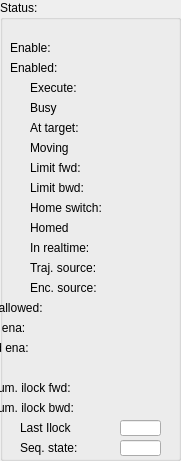
  <widget class="QGroupBox" name="groupBox_4">
   <property name="geometry">
    <rect>
     <x>710</x>
     <y>180</y>
     <width>181</width>
     <height>461</height>
    </rect>
   </property>
   <property name="title">
    <string>Status:</string>
   </property>
   <widget class="caLed" name="caled_67">
    <property name="geometry">
     <rect>
      <x>110</x>
      <y>340</y>
      <width>31</width>
      <height>16</height>
     </rect>
    </property>
    <property name="rectangular">
     <bool>true</bool>
    </property>
    <property name="gradientEnabled">
     <bool>false</bool>
    </property>
    <property name="ledWidth">
     <number>12</number>
    </property>
    <property name="ledHeight">
     <number>12</number>
    </property>
    <property name="channel" stdset="0">
     <string notr="true">$(SYS):$(Axis)-SftLimBwdEna-RB</string>
    </property>
    <property name="falseColor">
     <color>
      <red>160</red>
      <green>160</green>
      <blue>160</blue>
     </color>
    </property>
    <property name="trueColor">
     <color>
      <red>0</red>
      <green>85</green>
      <blue>0</blue>
     </color>
    </property>
   </widget>
   <widget class="caLed" name="caled_45">
    <property name="geometry">
     <rect>
      <x>110</x>
      <y>40</y>
      <width>31</width>
      <height>16</height>
     </rect>
    </property>
    <property name="rectangular">
     <bool>true</bool>
    </property>
    <property name="gradientEnabled">
     <bool>false</bool>
    </property>
    <property name="ledWidth">
     <number>12</number>
    </property>
    <property name="ledHeight">
     <number>12</number>
    </property>
    <property name="channel" stdset="0">
     <string notr="true">$(SYS):$(Axis)-EnaCmd-RB</string>
    </property>
    <property name="falseColor">
     <color>
      <red>160</red>
      <green>160</green>
      <blue>160</blue>
     </color>
    </property>
    <property name="trueColor">
     <color>
      <red>0</red>
      <green>85</green>
      <blue>0</blue>
     </color>
    </property>
   </widget>
   <widget class="caLabel" name="calabel_82">
    <property name="geometry">
     <rect>
      <x>30</x>
      <y>220</y>
      <width>71</width>
      <height>16</height>
     </rect>
    </property>
    <property name="maximumSize">
     <size>
      <width>16777215</width>
      <height>16</height>
     </size>
    </property>
    <property name="text">
     <string>Homed</string>
    </property>
   </widget>
   <widget class="caLabel" name="calabel_83">
    <property name="geometry">
     <rect>
      <x>30</x>
      <y>240</y>
      <width>71</width>
      <height>16</height>
     </rect>
    </property>
    <property name="maximumSize">
     <size>
      <width>16777215</width>
      <height>16</height>
     </size>
    </property>
    <property name="text">
     <string>In realtime:</string>
    </property>
   </widget>
   <widget class="caLabel" name="calabel_79">
    <property name="geometry">
     <rect>
      <x>30</x>
      <y>120</y>
      <width>71</width>
      <height>16</height>
     </rect>
    </property>
    <property name="maximumSize">
     <size>
      <width>16777215</width>
      <height>16</height>
     </size>
    </property>
    <property name="text">
     <string>At target:</string>
    </property>
   </widget>
   <widget class="caLabel" name="calabel_80">
    <property name="geometry">
     <rect>
      <x>30</x>
      <y>140</y>
      <width>71</width>
      <height>16</height>
     </rect>
    </property>
    <property name="maximumSize">
     <size>
      <width>16777215</width>
      <height>16</height>
     </size>
    </property>
    <property name="text">
     <string>Moving</string>
    </property>
   </widget>
   <widget class="caLabel" name="calabel_84">
    <property name="geometry">
     <rect>
      <x>30</x>
      <y>260</y>
      <width>71</width>
      <height>16</height>
     </rect>
    </property>
    <property name="maximumSize">
     <size>
      <width>16777215</width>
      <height>16</height>
     </size>
    </property>
    <property name="text">
     <string>Traj. source:</string>
    </property>
   </widget>
   <widget class="caLed" name="caled_62">
    <property name="geometry">
     <rect>
      <x>110</x>
      <y>260</y>
      <width>31</width>
      <height>16</height>
     </rect>
    </property>
    <property name="rectangular">
     <bool>true</bool>
    </property>
    <property name="gradientEnabled">
     <bool>false</bool>
    </property>
    <property name="ledWidth">
     <number>12</number>
    </property>
    <property name="ledHeight">
     <number>12</number>
    </property>
    <property name="channel" stdset="0">
     <string notr="true">$(SYS):$(Axis)-TrjSrcTyp-RB</string>
    </property>
    <property name="falseColor">
     <color>
      <red>160</red>
      <green>160</green>
      <blue>160</blue>
     </color>
    </property>
    <property name="trueColor">
     <color>
      <red>0</red>
      <green>0</green>
      <blue>255</blue>
     </color>
    </property>
   </widget>
   <widget class="caLabel" name="calabel_88">
    <property name="geometry">
     <rect>
      <x>-60</x>
      <y>320</y>
      <width>161</width>
      <height>16</height>
     </rect>
    </property>
    <property name="maximumSize">
     <size>
      <width>16777215</width>
      <height>16</height>
     </size>
    </property>
    <property name="text">
     <string>Softlim fwd ena:</string>
    </property>
   </widget>
   <widget class="caLed" name="caled_54">
    <property name="geometry">
     <rect>
      <x>110</x>
      <y>100</y>
      <width>31</width>
      <height>16</height>
     </rect>
    </property>
    <property name="rectangular">
     <bool>true</bool>
    </property>
    <property name="gradientEnabled">
     <bool>false</bool>
    </property>
    <property name="ledWidth">
     <number>12</number>
    </property>
    <property name="ledHeight">
     <number>12</number>
    </property>
    <property name="channel" stdset="0">
     <string notr="true">$(SYS):$(Axis)-Busy</string>
    </property>
    <property name="falseColor">
     <color>
      <red>0</red>
      <green>85</green>
      <blue>0</blue>
     </color>
    </property>
    <property name="trueColor">
     <color>
      <red>255</red>
      <green>0</green>
      <blue>0</blue>
     </color>
    </property>
   </widget>
   <widget class="caLed" name="caled_56">
    <property name="geometry">
     <rect>
      <x>110</x>
      <y>140</y>
      <width>31</width>
      <height>16</height>
     </rect>
    </property>
    <property name="rectangular">
     <bool>true</bool>
    </property>
    <property name="gradientEnabled">
     <bool>false</bool>
    </property>
    <property name="ledWidth">
     <number>12</number>
    </property>
    <property name="ledHeight">
     <number>12</number>
    </property>
    <property name="channel" stdset="0">
     <string notr="true">$(SYS):$(Axis)-Moving</string>
    </property>
    <property name="falseColor">
     <color>
      <red>0</red>
      <green>85</green>
      <blue>0</blue>
     </color>
    </property>
    <property name="trueColor">
     <color>
      <red>255</red>
      <green>0</green>
      <blue>0</blue>
     </color>
    </property>
   </widget>
   <widget class="caLabel" name="calabel_75">
    <property name="geometry">
     <rect>
      <x>10</x>
      <y>60</y>
      <width>91</width>
      <height>16</height>
     </rect>
    </property>
    <property name="maximumSize">
     <size>
      <width>16777215</width>
      <height>16</height>
     </size>
    </property>
    <property name="text">
     <string>Enabled:</string>
    </property>
   </widget>
   <widget class="caLabel" name="calabel_87">
    <property name="geometry">
     <rect>
      <x>-60</x>
      <y>300</y>
      <width>161</width>
      <height>16</height>
     </rect>
    </property>
    <property name="maximumSize">
     <size>
      <width>16777215</width>
      <height>16</height>
     </size>
    </property>
    <property name="text">
     <string>PLC cmds allowed:</string>
    </property>
   </widget>
   <widget class="caLabel" name="calabel_81">
    <property name="geometry">
     <rect>
      <x>30</x>
      <y>200</y>
      <width>71</width>
      <height>16</height>
     </rect>
    </property>
    <property name="maximumSize">
     <size>
      <width>16777215</width>
      <height>16</height>
     </size>
    </property>
    <property name="text">
     <string>Home switch:</string>
    </property>
   </widget>
   <widget class="caLed" name="caled_57">
    <property name="geometry">
     <rect>
      <x>110</x>
      <y>160</y>
      <width>31</width>
      <height>16</height>
     </rect>
    </property>
    <property name="rectangular">
     <bool>true</bool>
    </property>
    <property name="gradientEnabled">
     <bool>false</bool>
    </property>
    <property name="ledWidth">
     <number>12</number>
    </property>
    <property name="ledHeight">
     <number>12</number>
    </property>
    <property name="channel" stdset="0">
     <string notr="true">$(SYS):$(Axis)-LimFwd</string>
    </property>
    <property name="falseColor">
     <color>
      <red>255</red>
      <green>0</green>
      <blue>0</blue>
     </color>
    </property>
    <property name="trueColor">
     <color>
      <red>0</red>
      <green>85</green>
      <blue>0</blue>
     </color>
    </property>
   </widget>
   <widget class="caLed" name="caled_65">
    <property name="geometry">
     <rect>
      <x>110</x>
      <y>300</y>
      <width>31</width>
      <height>16</height>
     </rect>
    </property>
    <property name="rectangular">
     <bool>true</bool>
    </property>
    <property name="gradientEnabled">
     <bool>false</bool>
    </property>
    <property name="ledWidth">
     <number>12</number>
    </property>
    <property name="ledHeight">
     <number>12</number>
    </property>
    <property name="channel" stdset="0">
     <string notr="true">$(SYS):$(Axis)-CmdFrmPLCCmd-RB</string>
    </property>
    <property name="falseColor">
     <color>
      <red>160</red>
      <green>160</green>
      <blue>160</blue>
     </color>
    </property>
    <property name="trueColor">
     <color>
      <red>0</red>
      <green>0</green>
      <blue>255</blue>
     </color>
    </property>
   </widget>
   <widget class="caLed" name="caled_61">
    <property name="geometry">
     <rect>
      <x>110</x>
      <y>240</y>
      <width>31</width>
      <height>16</height>
     </rect>
    </property>
    <property name="rectangular">
     <bool>true</bool>
    </property>
    <property name="gradientEnabled">
     <bool>false</bool>
    </property>
    <property name="ledWidth">
     <number>12</number>
    </property>
    <property name="ledHeight">
     <number>12</number>
    </property>
    <property name="channel" stdset="0">
     <string notr="true">$(SYS):$(Axis)-InRT</string>
    </property>
    <property name="falseColor">
     <color>
      <red>160</red>
      <green>160</green>
      <blue>160</blue>
     </color>
    </property>
    <property name="trueColor">
     <color>
      <red>0</red>
      <green>85</green>
      <blue>0</blue>
     </color>
    </property>
   </widget>
   <widget class="caLabel" name="calabel_85">
    <property name="geometry">
     <rect>
      <x>30</x>
      <y>80</y>
      <width>71</width>
      <height>16</height>
     </rect>
    </property>
    <property name="maximumSize">
     <size>
      <width>16777215</width>
      <height>16</height>
     </size>
    </property>
    <property name="text">
     <string>Execute:</string>
    </property>
   </widget>
   <widget class="caLed" name="caled_52">
    <property name="geometry">
     <rect>
      <x>110</x>
      <y>60</y>
      <width>31</width>
      <height>16</height>
     </rect>
    </property>
    <property name="rectangular">
     <bool>true</bool>
    </property>
    <property name="gradientEnabled">
     <bool>false</bool>
    </property>
    <property name="ledWidth">
     <number>12</number>
    </property>
    <property name="ledHeight">
     <number>12</number>
    </property>
    <property name="channel" stdset="0">
     <string notr="true">$(SYS):$(Axis)-EnaAct</string>
    </property>
    <property name="falseColor">
     <color>
      <red>160</red>
      <green>160</green>
      <blue>160</blue>
     </color>
    </property>
    <property name="trueColor">
     <color>
      <red>0</red>
      <green>85</green>
      <blue>0</blue>
     </color>
    </property>
   </widget>
   <widget class="caLabel" name="calabel_86">
    <property name="geometry">
     <rect>
      <x>30</x>
      <y>180</y>
      <width>71</width>
      <height>16</height>
     </rect>
    </property>
    <property name="maximumSize">
     <size>
      <width>16777215</width>
      <height>16</height>
     </size>
    </property>
    <property name="text">
     <string>Limit bwd:</string>
    </property>
   </widget>
   <widget class="caLed" name="caled_55">
    <property name="geometry">
     <rect>
      <x>110</x>
      <y>120</y>
      <width>31</width>
      <height>16</height>
     </rect>
    </property>
    <property name="rectangular">
     <bool>true</bool>
    </property>
    <property name="gradientEnabled">
     <bool>false</bool>
    </property>
    <property name="ledWidth">
     <number>12</number>
    </property>
    <property name="ledHeight">
     <number>12</number>
    </property>
    <property name="channel" stdset="0">
     <string notr="true">$(SYS):$(Axis)-AtTarget</string>
    </property>
    <property name="falseColor">
     <color>
      <red>160</red>
      <green>160</green>
      <blue>160</blue>
     </color>
    </property>
    <property name="trueColor">
     <color>
      <red>0</red>
      <green>85</green>
      <blue>0</blue>
     </color>
    </property>
   </widget>
   <widget class="caLed" name="caled_66">
    <property name="geometry">
     <rect>
      <x>110</x>
      <y>320</y>
      <width>31</width>
      <height>16</height>
     </rect>
    </property>
    <property name="rectangular">
     <bool>true</bool>
    </property>
    <property name="gradientEnabled">
     <bool>false</bool>
    </property>
    <property name="ledWidth">
     <number>12</number>
    </property>
    <property name="ledHeight">
     <number>12</number>
    </property>
    <property name="channel" stdset="0">
     <string notr="true">$(SYS):$(Axis)-SftLimFwdEna-RB</string>
    </property>
    <property name="falseColor">
     <color>
      <red>160</red>
      <green>160</green>
      <blue>160</blue>
     </color>
    </property>
    <property name="trueColor">
     <color>
      <red>0</red>
      <green>85</green>
      <blue>0</blue>
     </color>
    </property>
   </widget>
   <widget class="caLed" name="caled_59">
    <property name="geometry">
     <rect>
      <x>110</x>
      <y>200</y>
      <width>31</width>
      <height>16</height>
     </rect>
    </property>
    <property name="rectangular">
     <bool>true</bool>
    </property>
    <property name="gradientEnabled">
     <bool>false</bool>
    </property>
    <property name="ledWidth">
     <number>12</number>
    </property>
    <property name="ledHeight">
     <number>12</number>
    </property>
    <property name="channel" stdset="0">
     <string notr="true">$(SYS):$(Axis)-HomeSwitch</string>
    </property>
    <property name="falseColor">
     <color>
      <red>160</red>
      <green>160</green>
      <blue>160</blue>
     </color>
    </property>
    <property name="trueColor">
     <color>
      <red>0</red>
      <green>85</green>
      <blue>0</blue>
     </color>
    </property>
   </widget>
   <widget class="caLed" name="caled_58">
    <property name="geometry">
     <rect>
      <x>110</x>
      <y>180</y>
      <width>31</width>
      <height>16</height>
     </rect>
    </property>
    <property name="rectangular">
     <bool>true</bool>
    </property>
    <property name="gradientEnabled">
     <bool>false</bool>
    </property>
    <property name="ledWidth">
     <number>12</number>
    </property>
    <property name="ledHeight">
     <number>12</number>
    </property>
    <property name="channel" stdset="0">
     <string notr="true">$(SYS):$(Axis)-LimBwd</string>
    </property>
    <property name="falseColor">
     <color>
      <red>255</red>
      <green>0</green>
      <blue>0</blue>
     </color>
    </property>
    <property name="trueColor">
     <color>
      <red>0</red>
      <green>85</green>
      <blue>0</blue>
     </color>
    </property>
   </widget>
   <widget class="caLabel" name="calabel_89">
    <property name="geometry">
     <rect>
      <x>10</x>
      <y>40</y>
      <width>91</width>
      <height>16</height>
     </rect>
    </property>
    <property name="maximumSize">
     <size>
      <width>16777215</width>
      <height>16</height>
     </size>
    </property>
    <property name="text">
     <string>Enable:</string>
    </property>
   </widget>
   <widget class="caLabel" name="calabel_90">
    <property name="geometry">
     <rect>
      <x>30</x>
      <y>100</y>
      <width>71</width>
      <height>16</height>
     </rect>
    </property>
    <property name="maximumSize">
     <size>
      <width>16777215</width>
      <height>16</height>
     </size>
    </property>
    <property name="text">
     <string>Busy</string>
    </property>
   </widget>
   <widget class="caLed" name="caled_60">
    <property name="geometry">
     <rect>
      <x>110</x>
      <y>220</y>
      <width>31</width>
      <height>16</height>
     </rect>
    </property>
    <property name="rectangular">
     <bool>true</bool>
    </property>
    <property name="gradientEnabled">
     <bool>false</bool>
    </property>
    <property name="ledWidth">
     <number>12</number>
    </property>
    <property name="ledHeight">
     <number>12</number>
    </property>
    <property name="channel" stdset="0">
     <string notr="true">$(SYS):$(Axis)-Homed</string>
    </property>
    <property name="falseColor">
     <color>
      <red>255</red>
      <green>0</green>
      <blue>0</blue>
     </color>
    </property>
    <property name="trueColor">
     <color>
      <red>0</red>
      <green>85</green>
      <blue>0</blue>
     </color>
    </property>
   </widget>
   <widget class="caLabel" name="calabel_91">
    <property name="geometry">
     <rect>
      <x>30</x>
      <y>280</y>
      <width>71</width>
      <height>16</height>
     </rect>
    </property>
    <property name="maximumSize">
     <size>
      <width>16777215</width>
      <height>16</height>
     </size>
    </property>
    <property name="text">
     <string>Enc. source:</string>
    </property>
   </widget>
   <widget class="caLabel" name="calabel_92">
    <property name="geometry">
     <rect>
      <x>-60</x>
      <y>340</y>
      <width>161</width>
      <height>16</height>
     </rect>
    </property>
    <property name="maximumSize">
     <size>
      <width>16777215</width>
      <height>16</height>
     </size>
    </property>
    <property name="text">
     <string>Softlim bwd ena:</string>
    </property>
   </widget>
   <widget class="caLed" name="caled_63">
    <property name="geometry">
     <rect>
      <x>110</x>
      <y>280</y>
      <width>31</width>
      <height>16</height>
     </rect>
    </property>
    <property name="rectangular">
     <bool>true</bool>
    </property>
    <property name="gradientEnabled">
     <bool>false</bool>
    </property>
    <property name="ledWidth">
     <number>12</number>
    </property>
    <property name="ledHeight">
     <number>12</number>
    </property>
    <property name="channel" stdset="0">
     <string notr="true">$(SYS):$(Axis)-EncSrcTyp-RB</string>
    </property>
    <property name="falseColor">
     <color>
      <red>160</red>
      <green>160</green>
      <blue>160</blue>
     </color>
    </property>
    <property name="trueColor">
     <color>
      <red>0</red>
      <green>0</green>
      <blue>255</blue>
     </color>
    </property>
   </widget>
   <widget class="caLabel" name="calabel_93">
    <property name="geometry">
     <rect>
      <x>30</x>
      <y>160</y>
      <width>71</width>
      <height>16</height>
     </rect>
    </property>
    <property name="maximumSize">
     <size>
      <width>16777215</width>
      <height>16</height>
     </size>
    </property>
    <property name="text">
     <string>Limit fwd:</string>
    </property>
   </widget>
   <widget class="caLed" name="caled_53">
    <property name="geometry">
     <rect>
      <x>110</x>
      <y>80</y>
      <width>31</width>
      <height>16</height>
     </rect>
    </property>
    <property name="rectangular">
     <bool>true</bool>
    </property>
    <property name="gradientEnabled">
     <bool>false</bool>
    </property>
    <property name="ledWidth">
     <number>12</number>
    </property>
    <property name="ledHeight">
     <number>12</number>
    </property>
    <property name="channel" stdset="0">
     <string notr="true">$(SYS):$(Axis)-ExeCmd-RB</string>
    </property>
    <property name="falseColor">
     <color>
      <red>160</red>
      <green>160</green>
      <blue>160</blue>
     </color>
    </property>
    <property name="trueColor">
     <color>
      <red>0</red>
      <green>85</green>
      <blue>0</blue>
     </color>
    </property>
   </widget>
   <widget class="caLabel" name="calabel_67">
    <property name="geometry">
     <rect>
      <x>20</x>
      <y>420</y>
      <width>80</width>
      <height>16</height>
     </rect>
    </property>
    <property name="maximumSize">
     <size>
      <width>16777215</width>
      <height>16</height>
     </size>
    </property>
    <property name="text">
     <string>Last Ilock</string>
    </property>
   </widget>
   <widget class="caLineEdit" name="calineedit_37">
    <property name="geometry">
     <rect>
      <x>120</x>
      <y>420</y>
      <width>41</width>
      <height>16</height>
     </rect>
    </property>
    <property name="maximumSize">
     <size>
      <width>16777215</width>
      <height>18</height>
     </size>
    </property>
    <property name="channel" stdset="0">
     <string>$(SYS):$(Axis)-LastIlock</string>
    </property>
    <property name="background">
     <color alpha="222">
      <red>192</red>
      <green>192</green>
      <blue>192</blue>
     </color>
    </property>
    <property name="colorMode">
     <enum>caLineEdit::Static</enum>
    </property>
    <property name="precisionMode">
     <enum>caLineEdit::Channel</enum>
    </property>
    <property name="limitsMode">
     <enum>caLineEdit::User</enum>
    </property>
    <property name="unitsEnabled">
     <bool>true</bool>
    </property>
   </widget>
   <widget class="caLabel" name="calabel_94">
    <property name="geometry">
     <rect>
      <x>20</x>
      <y>440</y>
      <width>80</width>
      <height>16</height>
     </rect>
    </property>
    <property name="maximumSize">
     <size>
      <width>16777215</width>
      <height>16</height>
     </size>
    </property>
    <property name="text">
     <string>Seq. state:</string>
    </property>
   </widget>
   <widget class="caLineEdit" name="calineedit_45">
    <property name="geometry">
     <rect>
      <x>120</x>
      <y>440</y>
      <width>41</width>
      <height>16</height>
     </rect>
    </property>
    <property name="maximumSize">
     <size>
      <width>16777215</width>
      <height>18</height>
     </size>
    </property>
    <property name="channel" stdset="0">
     <string>$(SYS):$(Axis)-SeqState</string>
    </property>
    <property name="background">
     <color alpha="222">
      <red>192</red>
      <green>192</green>
      <blue>192</blue>
     </color>
    </property>
    <property name="colorMode">
     <enum>caLineEdit::Static</enum>
    </property>
    <property name="precisionMode">
     <enum>caLineEdit::Channel</enum>
    </property>
    <property name="limitsMode">
     <enum>caLineEdit::User</enum>
    </property>
    <property name="unitsEnabled">
     <bool>true</bool>
    </property>
   </widget>
   <widget class="caLed" name="caled_77">
    <property name="geometry">
     <rect>
      <x>110</x>
      <y>360</y>
      <width>31</width>
      <height>16</height>
     </rect>
    </property>
    <property name="rectangular">
     <bool>true</bool>
    </property>
    <property name="gradientEnabled">
     <bool>false</bool>
    </property>
    <property name="ledWidth">
     <number>12</number>
    </property>
    <property name="ledHeight">
     <number>12</number>
    </property>
    <property name="channel" stdset="0">
     <string notr="true">$(SYS):$(Axis)-InStartup</string>
    </property>
    <property name="falseColor">
     <color>
      <red>160</red>
      <green>160</green>
      <blue>160</blue>
     </color>
    </property>
    <property name="trueColor">
     <color>
      <red>255</red>
      <green>0</green>
      <blue>0</blue>
     </color>
    </property>
   </widget>
   <widget class="caLabel" name="calabel_95">
    <property name="geometry">
     <rect>
      <x>-60</x>
      <y>360</y>
      <width>161</width>
      <height>16</height>
     </rect>
    </property>
    <property name="maximumSize">
     <size>
      <width>16777215</width>
      <height>16</height>
     </size>
    </property>
    <property name="text">
     <string>In startup:</string>
    </property>
   </widget>
   <widget class="caLed" name="caled_87">
    <property name="geometry">
     <rect>
      <x>110</x>
      <y>380</y>
      <width>31</width>
      <height>16</height>
     </rect>
    </property>
    <property name="rectangular">
     <bool>true</bool>
    </property>
    <property name="gradientEnabled">
     <bool>false</bool>
    </property>
    <property name="ledWidth">
     <number>12</number>
    </property>
    <property name="ledHeight">
     <number>12</number>
    </property>
    <property name="channel" stdset="0">
     <string notr="true">$(SYS):$(Axis)-SumIlockFwd</string>
    </property>
    <property name="falseColor">
     <color>
      <red>0</red>
      <green>85</green>
      <blue>0</blue>
     </color>
    </property>
    <property name="trueColor">
     <color>
      <red>255</red>
      <green>0</green>
      <blue>0</blue>
     </color>
    </property>
   </widget>
   <widget class="caLabel" name="calabel_96">
    <property name="geometry">
     <rect>
      <x>-10</x>
      <y>380</y>
      <width>111</width>
      <height>16</height>
     </rect>
    </property>
    <property name="maximumSize">
     <size>
      <width>16777215</width>
      <height>16</height>
     </size>
    </property>
    <property name="text">
     <string>Sum. ilock fwd:</string>
    </property>
   </widget>
   <widget class="caLabel" name="calabel_97">
    <property name="geometry">
     <rect>
      <x>-10</x>
      <y>400</y>
      <width>111</width>
      <height>16</height>
     </rect>
    </property>
    <property name="maximumSize">
     <size>
      <width>16777215</width>
      <height>16</height>
     </size>
    </property>
    <property name="text">
     <string>Sum. ilock bwd:</string>
    </property>
   </widget>
   <widget class="caLed" name="caled_88">
    <property name="geometry">
     <rect>
      <x>110</x>
      <y>400</y>
      <width>31</width>
      <height>16</height>
     </rect>
    </property>
    <property name="rectangular">
     <bool>true</bool>
    </property>
    <property name="gradientEnabled">
     <bool>false</bool>
    </property>
    <property name="ledWidth">
     <number>12</number>
    </property>
    <property name="ledHeight">
     <number>12</number>
    </property>
    <property name="channel" stdset="0">
     <string notr="true">$(SYS):$(Axis)-SumIlockBwd</string>
    </property>
    <property name="falseColor">
     <color>
      <red>0</red>
      <green>85</green>
      <blue>0</blue>
     </color>
    </property>
    <property name="trueColor">
     <color>
      <red>255</red>
      <green>0</green>
      <blue>0</blue>
     </color>
    </property>
   </widget>
   <widget class="caRelatedDisplay" name="carelateddisplay_2">
    <property name="geometry">
     <rect>
      <x>10</x>
      <y>30</y>
      <width>31</width>
      <height>21</height>
     </rect>
    </property>
    <property name="labels">
     <string>More...</string>
    </property>
    <property name="files">
     <string>ecmcAxisCntrlStatWd_v1.ui</string>
    </property>
    <property name="args">
     <string>SYS=$(SYS),Axis=$(Axis)</string>
    </property>
   </widget>
  </widget>
